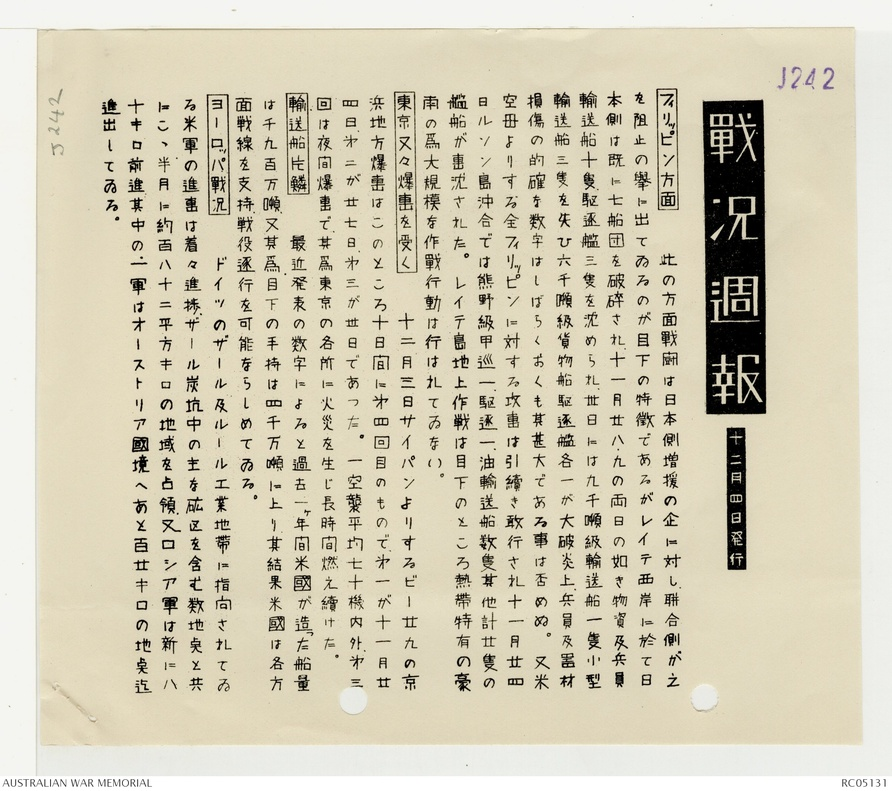
#> input picture 1.Image processing/3.jfif, 892 x 791 px, shrunk from 2048 x 1818 before the run, given in place of 0037_0000.jpg, which was not available
$ jupyter execute auto_crop.ipynb
#> lines starting #> are read from the running program, lines starting #| are printed output that depends on the picture; after the words box and inside, x2 and y2 are one past the last pixel; in counts of white or black regions, pixels touching at a corner belong together; pictures that were not available may be replaced by others from this repository, and a replacement may not be noted
[cell 1]
import cv2
import numpy as np
import matplotlib.pyplot as plt

def auto_crop_using_canny_with_optimizations(image_path, output_path):
    # 读取图像并转换为灰度图
#> called with image_path = 'C:/Users/david/Desktop/0037_0000.jpg', output_path = '0037_0000_cropped.jpg'
    img = cv2.imread(image_path)
#> img is the input picture: shape (791, 892, 3); mean B, G, R 183.2, 204.6, 210.8
    gray = cv2.cvtColor(img, cv2.COLOR_BGR2GRAY)
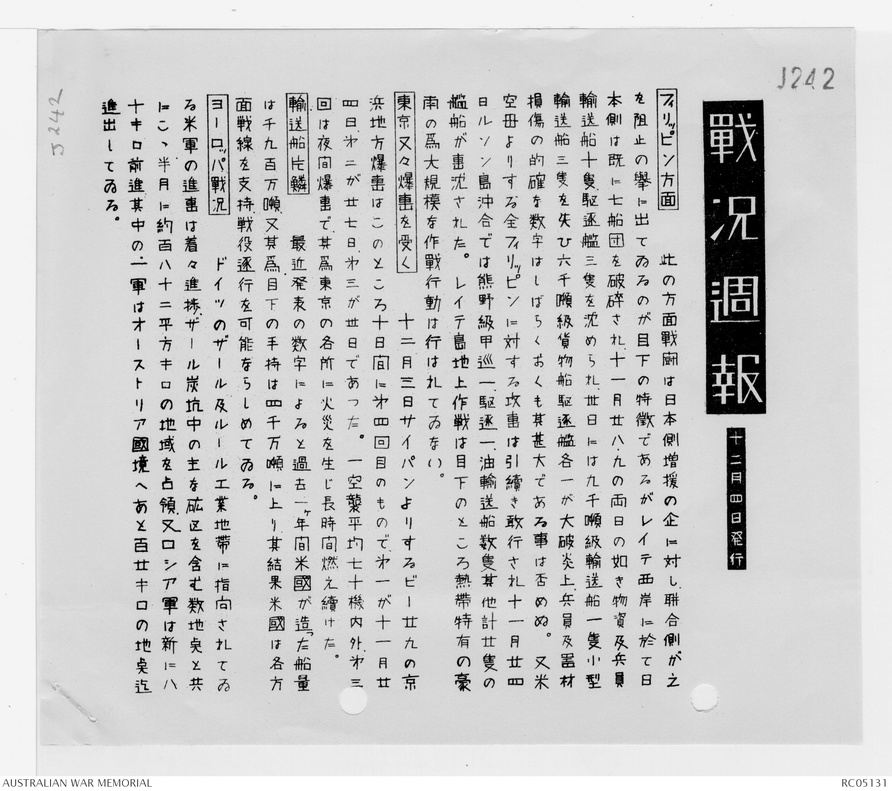
#> gray: shape (791, 892); min 0, max 255, mean 204

    # 使用高斯模糊减少噪声
    blurred = cv2.GaussianBlur(gray, (5, 5), 0)

    # 使用Canny边缘检测（调整阈值以优化检测）
    edges = cv2.Canny(blurred, 30, 120)
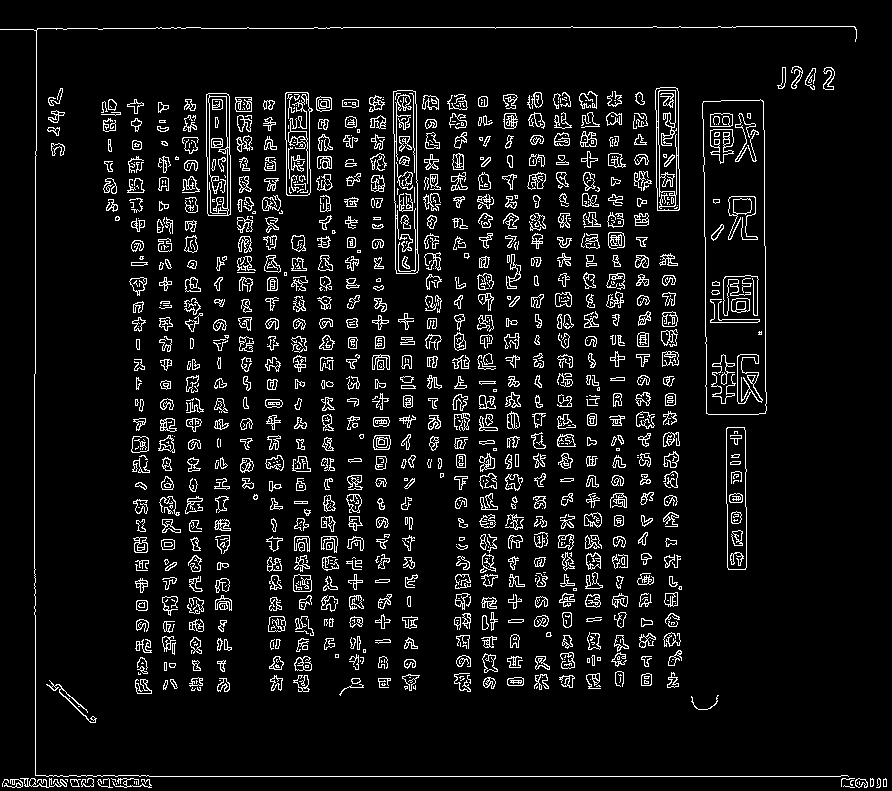
#> edges: shape (791, 892); 7.3% white in thin lines or dots

    # 使用形态学操作连接边缘
    kernel = cv2.getStructuringElement(cv2.MORPH_RECT, (5, 5))
    edges = cv2.dilate(edges, kernel)
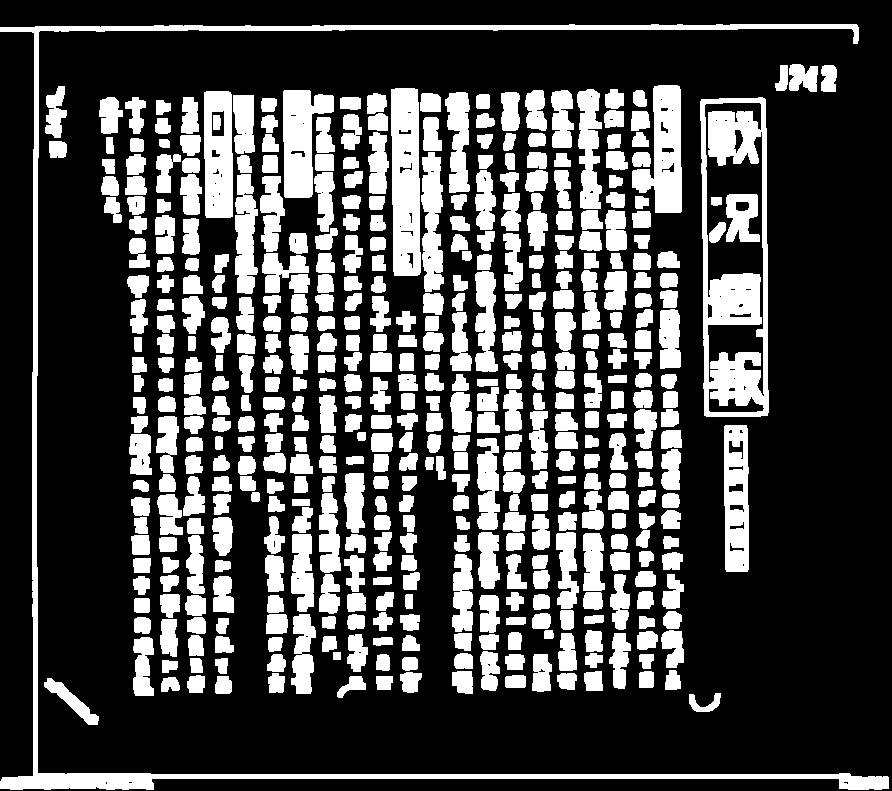
#> edges: shape (791, 892); 29% white; 460 white regions, largest, box (x1, y1, x2, y2) and area: (0, 24, 889, 790) 14750, (700, 97, 769, 417) 10830, (391, 88, 421, 276) 4979
    edges = cv2.morphologyEx(edges, cv2.MORPH_CLOSE, kernel)
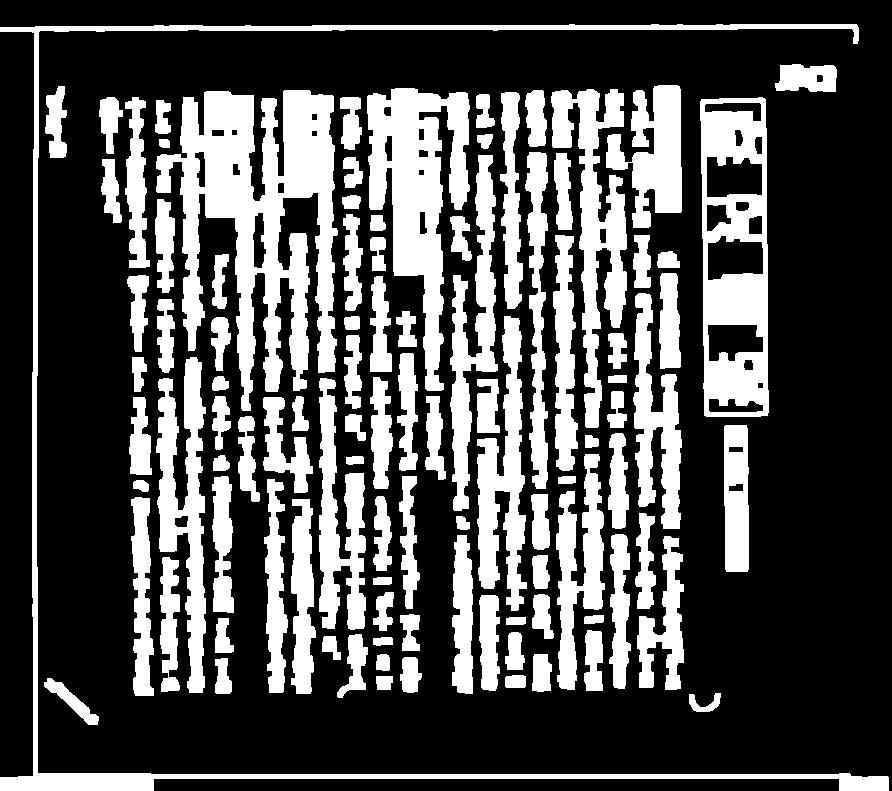
#> edges: shape (791, 892); 31.2% white; 102 white regions

    # 叠加边缘检测结果到原图像上
    overlay = cv2.addWeighted(cv2.cvtColor(edges, cv2.COLOR_GRAY2BGR), 0.5, img, 0.5, 0)
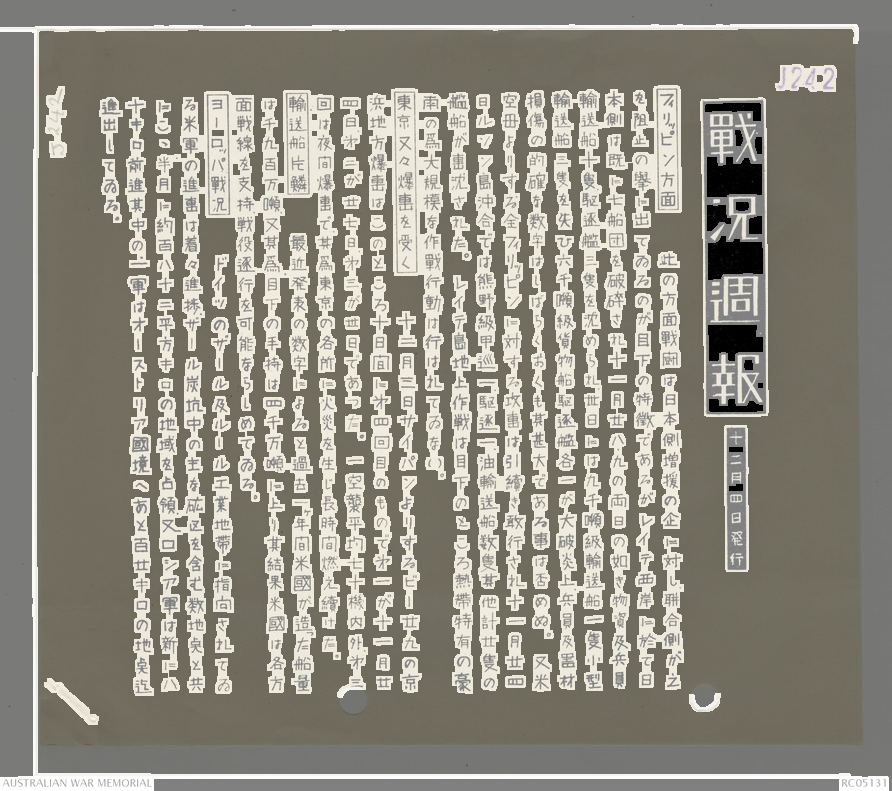
#> overlay: shape (791, 892, 3); mean B, G, R 131.4, 142.1, 145.2

    # 查找轮廓
    contours, _ = cv2.findContours(edges, cv2.RETR_EXTERNAL, cv2.CHAIN_APPROX_SIMPLE)
#> contours = 102 contours; largest, box (x1, y1, x2, y2) and area: (156, 90, 338, 411) 28078, (700, 97, 769, 417) 20350, (367, 88, 470, 391) 14515, (0, 24, 889, 791) 12602, (551, 89, 627, 428) 9034

    # 找到包含文本区域的最大轮廓
    largest_contour = max(contours, key=cv2.contourArea)
#> largest_contour = contour of 794 points, box (x1, y1, x2, y2) (156, 90, 338, 411), area 28078

    # 计算包围文本区域的边界矩形
    x, y, w, h = cv2.boundingRect(largest_contour)
#> x = 156; y = 90; w = 182; h = 321

    # 裁剪图像
    cropped_img = img[y:y+h, x:x+w]
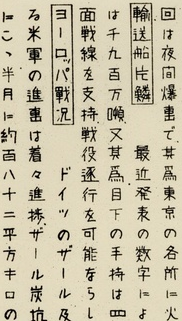
#> cropped_img: shape (321, 182, 3); mean B, G, R 166.8, 191.1, 198.6

    # 保存裁剪后的图像
    cv2.imwrite(output_path, cropped_img)

    # 显示叠加了边缘的图像
    plt.imshow(cv2.cvtColor(overlay, cv2.COLOR_BGR2RGB))
    plt.show()

# 示例调用
auto_crop_using_canny_with_optimizations("C:/Users/david/Desktop/0037_0000.jpg", "0037_0000_cropped.jpg")
